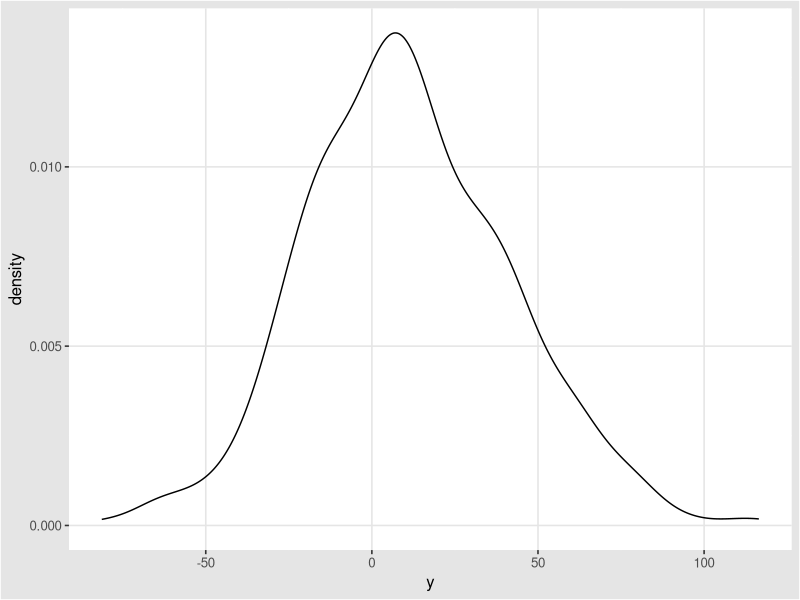

Write the R code that produced this figure.
## ---- chunk 1
knitr::opts_chunk$set(echo = FALSE)
## ---- chunk 2
example_code <- 'This will be printed'
## ---- chunk 3
example_code2 <- 'This will not be printed'
## ---- chunk 4
library(ggplot2)
library(ggthemes)
data <- data.frame(x = 1:500, 
                   y = rnorm(n = 500, mean = 10, sd = 30)
                   )

ggplot(data) + 
  geom_density(aes(x = y)) + 
  theme_igray()

